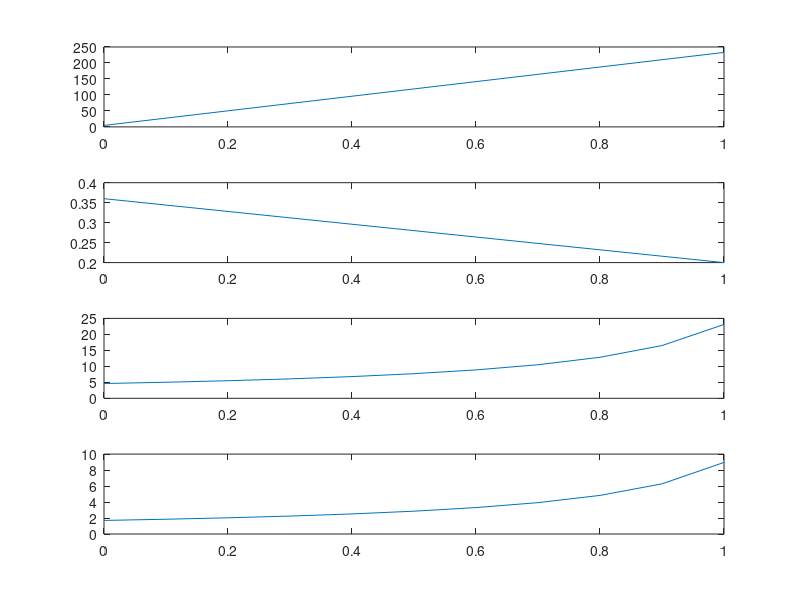

MATLAB code for this plot: (Note: this script raises an error after producing the figure.)
%Derrik Adams
%1/31/18
%Composite Homework
clear all
%% C1
%Define given properties in GPa for moduli
Em = 4.62; Ef1 = 233; Ef2 = 23.1; Gf12 = 8.96; Gf23 = 8.27;
Num = .36; Nuf12 = .2; Nuf23 = .4; Vf = .6; Vm = 1-Vf;
Gm = Em/(2*(1+Num));
%Calculate the requested values using RoM
E1 = Ef1*Vf+Em*Vm;
Nu12 = Num*Vm+Nuf12*Vf;
E2 = (Ef2*Em)/(Vm*Ef2+Vf*Em);
G12 = (Gf12*Gm)/(Vm*Gf12+Vf*Gm);

%% C2
%Using the same values as C1, plot them with varying Vf
Vf = 0:.1:1;
for i=1:length(Vf)
    Vm = 1-Vf(i);
    E1_plot(i) = Ef1*Vf(i)+Em*Vm;
    Nu12_plot(i) = Num*Vm+Nuf12*Vf(i);
    E2_plot(i) = (Ef2*Em)/(Vm*Ef2+Vf(i)*Em);
    G12_plot(i) = (Gf12*Gm)/(Vm*Gf12+Vf(i)*Gm);
end
figure(1);subplot(4,1,1);plot(Vf,E1_plot);subplot(4,1,2);plot(Vf,Nu12_plot);
subplot(4,1,3);plot(Vf,E2_plot);subplot(4,1,4);plot(Vf,G12_plot);

%% C3
%Define properties for this problem in Pa
E1_3 = 155e9; E2_3 = 12.1e9; G23_3 = 3.2e9; G12_3 = 4.4e9;
Nu23_3 = .458; Nu12_3 = .248; G13_3 = G12_3; Nu13_3 = Nu12_3; E3_3 = E2_3;
sigma2_3 = 100e3/(60e-3*60e-3); %stress = f/a, in Pa
%Define the Stress Matrix resulting from the applied load
StressMat_3 = [0;sigma2_3;0;0;0;0];
%Call function to compute the compliance matrix(S)
S_3 = S_mat(E1_3, E2_3, E3_3, Nu23_3, Nu13_3, Nu12_3, G23_3, G13_3, G12_3);
StrainMat_3 = S_3*StressMat_3;
%Using Strain Matrix, calculate the changes in the x,y,z directions
deltaX_3 = 60*StrainMat_3(1); Xf = 60+deltaX_3;
deltaY_3 = 60*StrainMat_3(2); Yf = 60+deltaY_3;
deltaZ_3 = 60*StrainMat_3(3); Zf = 60+deltaZ_3;

%% C4
%Try using the same approach but with aluminum, which is isotropic
StressMat_4 = StressMat_3;
E1_4 = 72.4e9; E2_4 = E1_4; E3_4 = E1_4;
Nu23_4 = .3; Nu13_4 = Nu23_4;  Nu12_4 = Nu23_4;
G23_4 = E1_4/(2*(1+Nu23_4)); G13_4 = G23_4; G12_4 = G23_4;
%Calculate the compliance matrix(S)
S_4 = S_mat(E1_4, E2_4, E3_4, Nu23_4, Nu13_4, Nu12_4, G23_4, G13_4, G12_4);
StrainMat_4 = S_4*StressMat_4;
%Using Strain Matrix, calculate the changes in the x,y,z directions
deltaX_4 = 60*StrainMat_4(1); Xf = 60+deltaX_4;
deltaY_4 = 60*StrainMat_4(2); Yf = 60+deltaY_4;
deltaZ_4 = 60*StrainMat_4(3); Zf = 60+deltaZ_4;

%% C5

